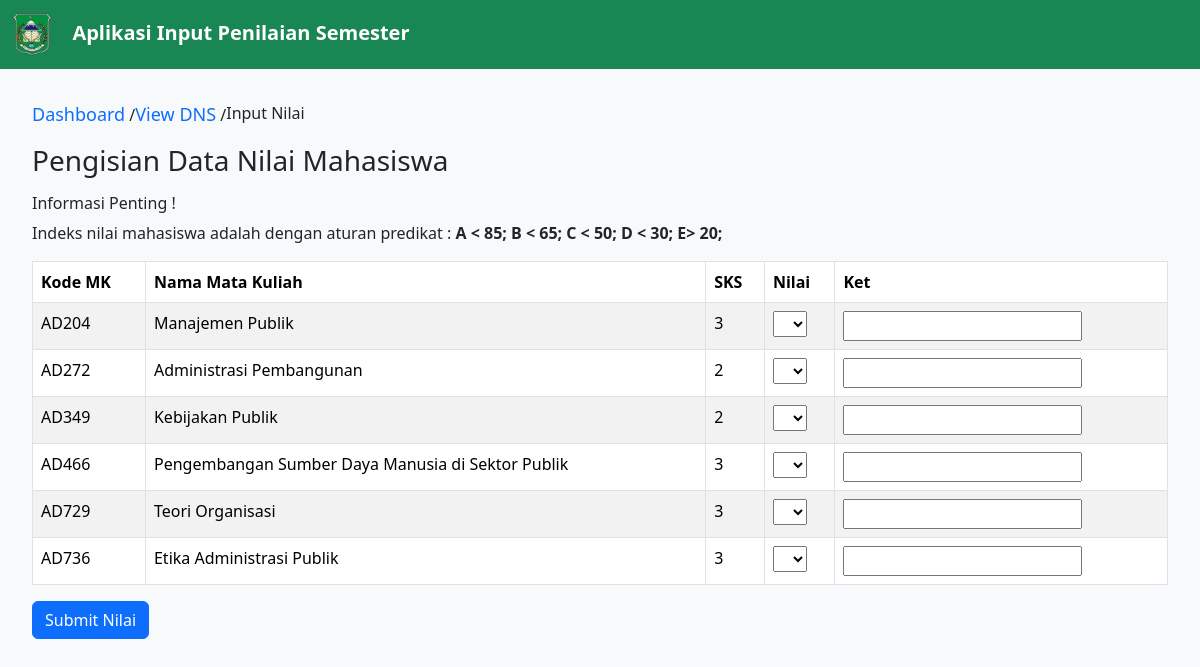
Page /dashboard/input?npm=23896987&jurusan=62101 on the committed database.
### tables this page shows
CREATE TABLE `tb_matkul` (
  `kode_mk` varchar(5) NOT NULL,
  `kode_jurusan` int NOT NULL,
  `nama_mk` varchar(50) NOT NULL,
  `sks` int NOT NULL
);

### app/core/View.php (called while the page is built, shortened)
<?php
class View
{
    public static function render(string $path, $model = []): void
    {
        require_once __DIR__ . '/../view/Layout/Header.php';
        require_once __DIR__ . '/../view/' . $path . '.php';
        require_once __DIR__ . '/../view/Layout/Footer.php';
    }
}

### app/controller/DashboardController.php (called while the page is built, shortened)
<?php
class DashboardController
{
    private Mahasiswa $mahasiswa;
    public function __construct()
    {
        $this->mahasiswa = new Mahasiswa;
    }
    public function input()
    {
        $data = $this->mahasiswa->input($_GET);
        $option = ['A', 'B', 'C', 'D', 'E'];
        View::render("Dashboard/input", [
            "title" => "Dashboard | Input Nilai",
            "data" => $data,
            "option" => $option
        ]);
    }
}

### public/index.php (called while the page is built, shortened)
<?php
Route::run();

### app/model/Mahasiswa.php (called while the page is built, shortened)
<?php
class Mahasiswa
{
    private PDO $pdo;
    public function __construct()
    {
        $this->pdo = Database::getConnection();
    }
    public function input($data)
    {
        try {
            $query = "SELECT tb_matkul.kode_mk, tb_matkul.nama_mk, tb_matkul.sks, tb_dns.nilai,
                        CASE
                            WHEN nilai IN ('A', 'B', 'C') THEN 'Lulus'
                            WHEN nilai = 'D' THEN 'Mengulang'
                            WHEN nilai = 'E' THEN 'Tidak Lulus'
                        END AS status
                        FROM tb_matkul LEFT JOIN tb_dns ON tb_matkul.kode_mk = tb_dns.kode_mk
                                            JOIN tb_mhs ON tb_mhs.kode_jurusan = tb_matkul.kode_jurusan
                        WHERE tb_matkul.kode_jurusan = ? AND tb_mhs.npm = ?";
            $statement = $this->pdo->prepare($query);
            $statement->execute([
                $data["jurusan"],
                $data["npm"]
            ]);
            return $statement->fetchAll(PDO::FETCH_ASSOC) ?? null;
        } finally {
            $statement->closeCursor();
        }
    }
}

### config/database.php (called while the page is built)
<?php
return [
    "dsn" => "mysql:host=localhost;dbname=db_dns",
    "dbuser" => "root",
    "dbpass" => ""
];

### app/database/Database.php (called while the page is built, shortened)
<?php
class Database
{
    private static ?PDO $pdo = null;
    public static function getConnection(): PDO
    {
        if (self::$pdo == null) {
            $config = require_once __DIR__ . '/../../config/database.php';
            self::$pdo = new PDO(
                $config["dsn"],
                $config["dbuser"],
                $config["dbpass"]
            );
        }
        return self::$pdo;
    }
}

### app/view/Dashboard/input.php (the view, shortened to what this page needs)
<div class="nilai-container">
	<ol class="breadcrumb">
		<li><a href="<?= BASEURL ?>/dashboard">Dashboard</a> /</li>
		<li class="active"><a href="<?= BASEURL ?>/dashboard/lihat?npm=<?= $_GET["npm"] ?>">View DNS</a> /</li>
		<li class="active">Input Nilai</li>
	</ol>
	<h3>Pengisian Data Nilai Mahasiswa</h3>
	<p>
	<h6>Informasi Penting !</h6>
	Indeks nilai mahasiswa adalah dengan aturan predikat : <b> A < 85; B < 65; C < 50; D < 30; E> 20; </b>
	</p>
	<table id="#" class="table table-striped table-bordered" cellspacing="0" width="90%">
		<thead>
			<tr>
				<th scope="col">Kode MK</th>
				<th scope="col">Nama Mata Kuliah</th>
				<th scope="col">SKS</th>
				<th scope="col">Nilai</th>
				<th scope="col">Ket</th>
			</tr>
		</thead>
		<tbody>
			<?php if (!(is_null($model["data"]))) : ?>
				<form action="<?= BASEURL ?>/dashboard/input/doInput?npm=<?= $_GET["npm"] ?>" method="POST" id="formNilai">
					<?php foreach ($model["data"] as $data) : ?>
						<tr>
							<td><?= $data["kode_mk"] ?></td>
							<td><?= $data["nama_mk"] ?></td>
							<td><?= $data["sks"] ?></td>
							<td>
								<select name="<?= $data["kode_mk"] ?>" <?= $data['nilai'] !== null ? 'disabled' : false ?> required>
									<option></option>
									<?php foreach ($model["option"] as $option) : ?>
										<option <?= ($data['nilai'] ?? null) == $option ? 'selected' : false ?> value="<?= $option ?>"><?= $option ?></option>
									<?php endforeach; ?>
								</select>
							</td>
							<td>
								<input class="text-white <?= $data["status"] == "" ? false : ($data["status"] == "Lulus" ?  "bg-success" : ($data["status"] == "Mengulang" ? "bg-warning" : "bg-danger")) ?>" type="text" value="<?= $data['status'] ?? null ?>" readonly data-id="<?= $data["kode_mk"] ?>">
							</td>
						</tr>
					<?php endforeach; ?>
				</form>
			<?php endif; ?>
		</tbody>
	</table>
	<?php foreach ($model["data"] as $data) : ?>
		<?php if ($data['nilai'] == null) : ?>
			<input type="submit" form="formNilai" class="btn btn-primary" value="Submit Nilai">
		<?php break;
		endif; ?>
	<?php endforeach; ?>
</div>

### app/core/Route.php (shortened to what this page needs)
<?php
class Route
{
    private static array $routes;
    public static function add(
        string $method,
        string $path,
        array $controller,
        array $middleware = []
    ): void {
        self::$routes[] = [
            "method"        => $method,
            "path"          => $path,
            "controller"    => $controller,
            "middleware"    => $middleware
        ];
    }
    public static function run(): mixed
    {
        $path = "/";
        if (isset($_SERVER["PATH_INFO"]))
            $path = $_SERVER["PATH_INFO"];
        $method = $_SERVER["REQUEST_METHOD"];
        foreach (self::$routes as $route) {
            if ($route["path"] == $path && $route["method"] == $method) {
                $function = $route["controller"][1];
                return (new $controller)->$function();
            }
        }
        return http_response_code(404);
    }
}

### public/assets/css/style.css (style rules this page uses)
body { font-family: 'Segoe UI', Tahoma, Geneva, Verdana, sans-serif; background-color: #f8f9fa; }

### app/view/Layout/Header.php (style rules this page uses)
.tabel-container, .nilai-container { margin: 2em; }

### app/view/Dashboard/input.php (style rules this page uses)
.breadcrumb li a { text-decoration: none; font-size: large; }

### rows in the picture
tb_matkul: kode_mk "AD204", nama_mk "Manajemen Publik", sks "3"
tb_matkul: kode_mk "AD272", nama_mk "Administrasi Pembangunan", sks "2"
tb_matkul: kode_mk "AD349", nama_mk "Kebijakan Publik", sks "2"
tb_matkul: kode_mk "AD466", nama_mk "Pengembangan Sumber Daya Manusia di Sektor Publik", sks "3"
tb_matkul: kode_mk "AD729", nama_mk "Teori Organisasi", sks "3"
tb_matkul: kode_mk "AD736", nama_mk "Etika Administrasi Publik", sks "3"
